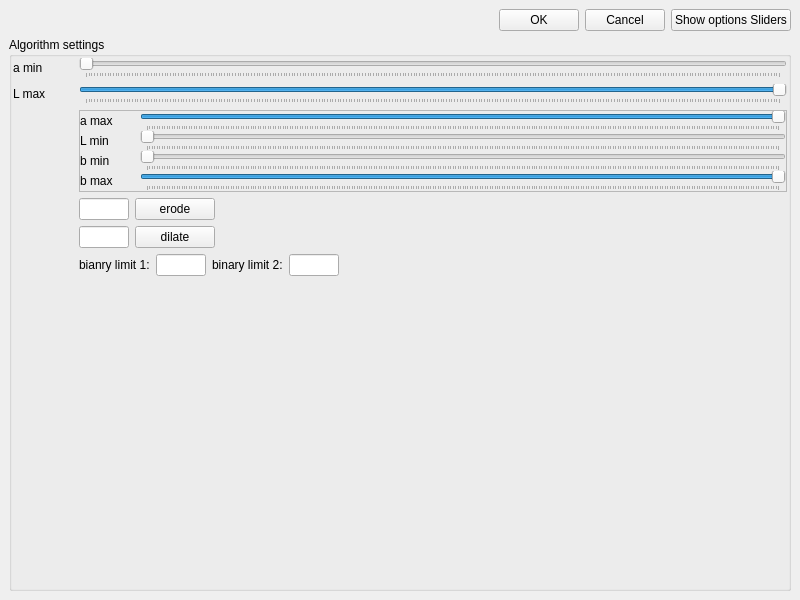
<?xml version="1.0" encoding="UTF-8"?>
<ui version="4.0">
 <class>Algoritm_settings</class>
 <widget class="QMainWindow" name="Algoritm_settings">
  <property name="geometry">
   <rect>
    <x>0</x>
    <y>0</y>
    <width>800</width>
    <height>600</height>
   </rect>
  </property>
  <property name="windowTitle">
   <string>Algoritm configuration</string>
  </property>
  <widget class="QWidget" name="centralwidget">
   <layout class="QVBoxLayout" name="verticalLayout">
    <item>
     <layout class="QHBoxLayout" name="for_graphycs_view_horizontalLayout"/>
    </item>
    <item>
     <layout class="QHBoxLayout" name="horizontalLayout">
      <property name="bottomMargin">
       <number>0</number>
      </property>
      <item>
       <spacer name="horizontalSpacer">
        <property name="orientation">
         <enum>Qt::Horizontal</enum>
        </property>
        <property name="sizeHint" stdset="0">
         <size>
          <width>40</width>
          <height>20</height>
         </size>
        </property>
       </spacer>
      </item>
      <item>
       <widget class="QPushButton" name="submit_as_pushButton">
        <property name="text">
         <string>OK</string>
        </property>
       </widget>
      </item>
      <item>
       <widget class="QPushButton" name="cansel_pushButton">
        <property name="text">
         <string>Cancel</string>
        </property>
       </widget>
      </item>
      <item>
       <widget class="QPushButton" name="options_pushButton">
        <property name="text">
         <string>Show options Sliders</string>
        </property>
       </widget>
      </item>
     </layout>
    </item>
    <item>
     <widget class="QGroupBox" name="algorithm_settings_groupBox">
      <property name="title">
       <string>Algorithm settings</string>
      </property>
      <layout class="QFormLayout" name="formLayout">
       <property name="leftMargin">
        <number>1</number>
       </property>
       <property name="topMargin">
        <number>1</number>
       </property>
       <property name="rightMargin">
        <number>1</number>
       </property>
       <property name="bottomMargin">
        <number>1</number>
       </property>
       <item row="4" column="1">
        <widget class="QFrame" name="optional_settings_frame">
         <property name="frameShape">
          <enum>QFrame::StyledPanel</enum>
         </property>
         <property name="frameShadow">
          <enum>QFrame::Raised</enum>
         </property>
         <layout class="QHBoxLayout" name="horizontalLayout_2">
          <property name="spacing">
           <number>0</number>
          </property>
          <property name="leftMargin">
           <number>0</number>
          </property>
          <property name="topMargin">
           <number>0</number>
          </property>
          <property name="rightMargin">
           <number>0</number>
          </property>
          <property name="bottomMargin">
           <number>0</number>
          </property>
          <item>
           <layout class="QFormLayout" name="optional_settings_formLayout">
            <property name="topMargin">
             <number>0</number>
            </property>
            <property name="rightMargin">
             <number>0</number>
            </property>
            <property name="bottomMargin">
             <number>0</number>
            </property>
            <item row="1" column="0">
             <widget class="QLabel" name="a_max_label">
              <property name="minimumSize">
               <size>
                <width>60</width>
                <height>0</height>
               </size>
              </property>
              <property name="text">
               <string>a max</string>
              </property>
             </widget>
            </item>
            <item row="1" column="1">
             <widget class="QSlider" name="a_max_horizontalSlider">
              <property name="minimum">
               <number>-1</number>
              </property>
              <property name="maximum">
               <number>255</number>
              </property>
              <property name="pageStep">
               <number>1</number>
              </property>
              <property name="value">
               <number>255</number>
              </property>
              <property name="orientation">
               <enum>Qt::Horizontal</enum>
              </property>
              <property name="tickPosition">
               <enum>QSlider::TicksBelow</enum>
              </property>
             </widget>
            </item>
            <item row="3" column="0">
             <widget class="QLabel" name="b_min_label">
              <property name="minimumSize">
               <size>
                <width>60</width>
                <height>0</height>
               </size>
              </property>
              <property name="text">
               <string>b min</string>
              </property>
             </widget>
            </item>
            <item row="3" column="1">
             <widget class="QSlider" name="b_min_horizontalSlider">
              <property name="minimum">
               <number>-1</number>
              </property>
              <property name="maximum">
               <number>255</number>
              </property>
              <property name="pageStep">
               <number>1</number>
              </property>
              <property name="value">
               <number>-1</number>
              </property>
              <property name="orientation">
               <enum>Qt::Horizontal</enum>
              </property>
              <property name="tickPosition">
               <enum>QSlider::TicksBelow</enum>
              </property>
             </widget>
            </item>
            <item row="4" column="0">
             <widget class="QLabel" name="b_max_label">
              <property name="minimumSize">
               <size>
                <width>60</width>
                <height>0</height>
               </size>
              </property>
              <property name="text">
               <string>b max</string>
              </property>
             </widget>
            </item>
            <item row="4" column="1">
             <widget class="QSlider" name="b_max_horizontalSlider">
              <property name="minimum">
               <number>-1</number>
              </property>
              <property name="maximum">
               <number>255</number>
              </property>
              <property name="pageStep">
               <number>1</number>
              </property>
              <property name="value">
               <number>255</number>
              </property>
              <property name="orientation">
               <enum>Qt::Horizontal</enum>
              </property>
              <property name="tickPosition">
               <enum>QSlider::TicksBelow</enum>
              </property>
             </widget>
            </item>
            <item row="2" column="1">
             <widget class="QSlider" name="L_min_horizontalSlider">
              <property name="minimum">
               <number>-1</number>
              </property>
              <property name="maximum">
               <number>255</number>
              </property>
              <property name="pageStep">
               <number>1</number>
              </property>
              <property name="value">
               <number>-1</number>
              </property>
              <property name="orientation">
               <enum>Qt::Horizontal</enum>
              </property>
              <property name="tickPosition">
               <enum>QSlider::TicksBelow</enum>
              </property>
             </widget>
            </item>
            <item row="2" column="0">
             <widget class="QLabel" name="L_min_label">
              <property name="minimumSize">
               <size>
                <width>60</width>
                <height>0</height>
               </size>
              </property>
              <property name="text">
               <string>L min</string>
              </property>
             </widget>
            </item>
           </layout>
          </item>
         </layout>
        </widget>
       </item>
       <item row="5" column="1">
        <layout class="QHBoxLayout" name="horizontalLayout_3">
         <property name="bottomMargin">
          <number>0</number>
         </property>
         <item>
          <widget class="QLineEdit" name="erode_lineEdit">
           <property name="maximumSize">
            <size>
             <width>50</width>
             <height>16777215</height>
            </size>
           </property>
          </widget>
         </item>
         <item>
          <widget class="QPushButton" name="erod_pushButton">
           <property name="text">
            <string>erode</string>
           </property>
          </widget>
         </item>
         <item>
          <spacer name="horizontalSpacer_2">
           <property name="orientation">
            <enum>Qt::Horizontal</enum>
           </property>
           <property name="sizeHint" stdset="0">
            <size>
             <width>40</width>
             <height>20</height>
            </size>
           </property>
          </spacer>
         </item>
        </layout>
       </item>
       <item row="6" column="1">
        <layout class="QHBoxLayout" name="horizontalLayout_4">
         <property name="bottomMargin">
          <number>0</number>
         </property>
         <item>
          <widget class="QLineEdit" name="dilate_lineEdit">
           <property name="maximumSize">
            <size>
             <width>50</width>
             <height>16777215</height>
            </size>
           </property>
          </widget>
         </item>
         <item>
          <widget class="QPushButton" name="dilate_pushButton">
           <property name="text">
            <string>dilate</string>
           </property>
          </widget>
         </item>
         <item>
          <spacer name="horizontalSpacer_3">
           <property name="orientation">
            <enum>Qt::Horizontal</enum>
           </property>
           <property name="sizeHint" stdset="0">
            <size>
             <width>40</width>
             <height>20</height>
            </size>
           </property>
          </spacer>
         </item>
        </layout>
       </item>
       <item row="7" column="1">
        <layout class="QHBoxLayout" name="horizontalLayout_5">
         <property name="bottomMargin">
          <number>0</number>
         </property>
         <item>
          <widget class="QLabel" name="label_7">
           <property name="text">
            <string>bianry limit 1:</string>
           </property>
          </widget>
         </item>
         <item>
          <widget class="QLineEdit" name="binary_limit_1_lineEdit">
           <property name="maximumSize">
            <size>
             <width>50</width>
             <height>16777215</height>
            </size>
           </property>
          </widget>
         </item>
         <item>
          <widget class="QLabel" name="label_8">
           <property name="text">
            <string>binary limit 2:</string>
           </property>
          </widget>
         </item>
         <item>
          <widget class="QLineEdit" name="binary_limit_2_lineEdit">
           <property name="maximumSize">
            <size>
             <width>50</width>
             <height>16777215</height>
            </size>
           </property>
          </widget>
         </item>
         <item>
          <spacer name="horizontalSpacer_4">
           <property name="orientation">
            <enum>Qt::Horizontal</enum>
           </property>
           <property name="sizeHint" stdset="0">
            <size>
             <width>40</width>
             <height>20</height>
            </size>
           </property>
          </spacer>
         </item>
        </layout>
       </item>
       <item row="1" column="1">
        <widget class="QSlider" name="a_min_horizontalSlider">
         <property name="minimum">
          <number>-1</number>
         </property>
         <property name="maximum">
          <number>255</number>
         </property>
         <property name="pageStep">
          <number>1</number>
         </property>
         <property name="value">
          <number>-1</number>
         </property>
         <property name="orientation">
          <enum>Qt::Horizontal</enum>
         </property>
         <property name="tickPosition">
          <enum>QSlider::TicksBelow</enum>
         </property>
        </widget>
       </item>
       <item row="1" column="0">
        <widget class="QLabel" name="a_min_label">
         <property name="minimumSize">
          <size>
           <width>60</width>
           <height>0</height>
          </size>
         </property>
         <property name="text">
          <string>a min</string>
         </property>
        </widget>
       </item>
       <item row="2" column="1">
        <widget class="QSlider" name="L_max_horizontalSlider">
         <property name="minimum">
          <number>-1</number>
         </property>
         <property name="maximum">
          <number>255</number>
         </property>
         <property name="pageStep">
          <number>1</number>
         </property>
         <property name="value">
          <number>255</number>
         </property>
         <property name="orientation">
          <enum>Qt::Horizontal</enum>
         </property>
         <property name="tickPosition">
          <enum>QSlider::TicksBelow</enum>
         </property>
        </widget>
       </item>
       <item row="2" column="0">
        <widget class="QLabel" name="L_max_label">
         <property name="minimumSize">
          <size>
           <width>60</width>
           <height>0</height>
          </size>
         </property>
         <property name="text">
          <string>L max</string>
         </property>
        </widget>
       </item>
      </layout>
     </widget>
    </item>
   </layout>
  </widget>
 </widget>
 <resources/>
 <connections/>
</ui>
